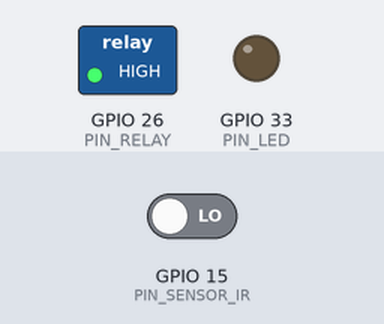
Bench run of a sketch on a simulated ESP32. On the bench: switched loads named in the sketch (green lamp = pin HIGH), output pins drawn as LEDs (lit = HIGH). Dashed ring = blinking. The test bench sets the inputs (shaded band); at power-on: GPIO 15 (PIN_SENSOR_IR) LOW. What the sketch prints to the serial monitor is not drawn.

Above: at 0.1 s.
At 6.5 s:
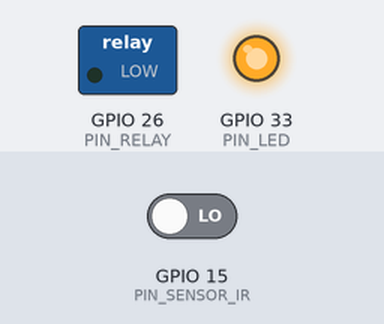
8.5 s: GPIO 15 (PIN_SENSOR_IR) driven HIGH
10.0 s: GPIO 15 (PIN_SENSOR_IR) driven LOW
At 11.6 s:
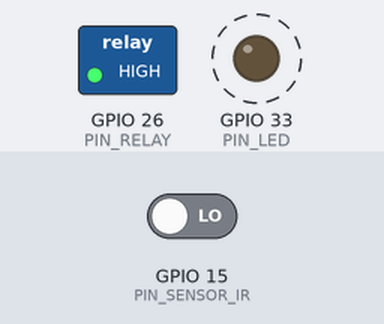
Timing chart, 0 to 14.0 s (numbered marks = the images above; inputs shaded):
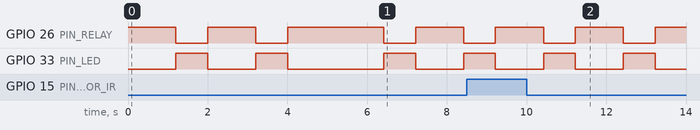

Measured:
- after the input at 10.0 s, GPIO 26 (PIN_RELAY): alternates HIGH for 1.2 s and LOW for 0.80 s, starting after 0.43 s; GPIO 33 (PIN_LED): alternates HIGH for 0.80 s and LOW for 1.2 s, starting after 0.43 s

The sketch:

DispenserSabunOtomatis.ino
```cpp
// DispenserSabunOtomatis — Dispenser sabun otomatis hands-free
// (ESP32 + sensor proximity IR + relay + pompa mini submersible 5V)
// ---------------------------------------------------------------------------
// Dekatkan tangan ke sensor, sabun keluar sendiri tanpa menyentuh apa pun.
// Sensor proximity IR (modul obstacle avoidance / E18-D80NK, output digital)
// mendeteksi tangan di depannya, ESP32 menghidupkan pompa mini lewat relay
// selama waktu semprot yang sudah diatur, lalu pompa mati dan masuk masa
// jeda supaya sabun tidak keluar terus-menerus. LED hijau menyala selama
// pompa menyemprot, jadi pengguna tahu sabun sedang keluar.
//
// Cara pakai:
//   - Isi botol/tandon dengan sabun cair (encerkan sedikit bila terlalu
//     kental, pompa mini tidak kuat mendorong sabun yang sangat kental).
//   - Atur jarak deteksi sensor lewat trimpot di modul (putar sampai LED
//     modul menyala saat tangan berada sekitar 5-10 cm di depan sensor).
//   - Perintah Serial Monitor (115200 baud):
//       ketik 't' lalu <Enter>  ->  uji semprot sekali (tanpa tangan)
//       ketik 's' lalu <Enter>  ->  tampilkan status dan jumlah semprotan
//
// Wiring (lihat schematic.png):
//   Sensor proximity IR (output digital, aktif LOW)
//       OUT -> GPIO15, VCC -> 3V3, GND -> GND
//       Modul dicatu 3V3 supaya output-nya tetap logika 3,3V yang aman
//       untuk GPIO ESP32. Jangan catu modul dari 5V bila output-nya
//       ikut naik ke 5V.
//   Relay 1 channel (aktif LOW)
//       IN  -> GPIO26, VCC -> 5V (VIN), GND -> GND
//   Pompa mini submersible 5V
//       kabel merah (+) -> 5V (VIN), kabel hitam (-) -> relay NO
//       Relay COM -> GND. Arus pompa lewat relay, bukan lewat pin ESP32.
//   LED hijau (seri resistor 220 ohm)
//       anoda -> GPIO33, katoda -> GND
//   ESP32 dicatu USB 5V; pompa 5V diambil dari pin VIN (satu sumber 5V
//   yang sama, tapi arusnya lewat relay, bukan lewat regulator ESP32).
//
// Library yang dipakai: TIDAK ADA (hanya fungsi bawaan Arduino/ESP32).
// ---------------------------------------------------------------------------

// ------------------------- Konfigurasi -------------------------------------
// Pin sensor dan aktuator.
constexpr uint8_t PIN_SENSOR_IR = 15;  // OUT sensor IR, aktif LOW (tangan terdeteksi)
constexpr uint8_t PIN_RELAY     = 26;  // IN relay, aktif LOW
constexpr uint8_t PIN_LED       = 33;  // LED hijau, aktif HIGH

// Waktu dan ambang.
constexpr uint32_t WAKTU_SEMPROT_MS = 800;   // pompa jalan tiap semprotan
constexpr uint32_t WAKTU_JEDA_MS    = 1200;  // jeda antar semprotan
constexpr uint32_t INTERVAL_CEK_MS  = 100;   // baca sensor tiap 100 ms
constexpr uint32_t BAUD_SERIAL      = 115200;

// ------------------------- Status ------------------------------------------
// State pompa: false = diam, true = sedang menyemprot.
bool sedangMenyemprot = false;
uint32_t waktuSemprotMulai = 0;  // millis() saat semprotan dimulai
uint32_t waktuSemprotAkhir = 0;  // millis() saat semprotan terakhir selesai
uint32_t waktuCekTerakhir  = 0;  // millis() baca sensor terakhir
uint32_t jumlahSemprotan   = 0;  // penghitung semprotan sejak alat dinyalakan

// ------------------------- Fungsi ------------------------------------------
// Mulai semprotan: relay ON (LOW), LED hijau ON.
void mulaiSemprot() {
  digitalWrite(PIN_RELAY, LOW);
  digitalWrite(PIN_LED, HIGH);
  sedangMenyemprot = true;
  waktuSemprotMulai = millis();
  jumlahSemprotan++;
  Serial.print("Semprot #");
  Serial.print(jumlahSemprotan);
  Serial.println(" — sabun keluar...");
}

// Akhiri semprotan: relay OFF (HIGH), LED hijau OFF, catat waktu selesai.
void akhiriSemprot() {
  digitalWrite(PIN_RELAY, HIGH);
  digitalWrite(PIN_LED, LOW);
  sedangMenyemprot = false;
  waktuSemprotAkhir = millis();
  Serial.println("Semprot selesai.");
}

// Tampilkan status alat dan jumlah semprotan di Serial Monitor.
void tampilkanStatus() {
  Serial.println("--- Status dispenser sabun ---");
  Serial.print("Sensor IR (GPIO15): ");
  Serial.println(digitalRead(PIN_SENSOR_IR) == LOW
                     ? "tangan terdeteksi"
                     : "tidak ada tangan");
  Serial.print("Pompa: ");
  Serial.println(sedangMenyemprot ? "menyemprot" : "diam");
  Serial.print("Jumlah semprotan: ");
  Serial.println(jumlahSemprotan);
  Serial.print("Waktu semprot: ");
  Serial.print(WAKTU_SEMPROT_MS);
  Serial.println(" ms");
  Serial.print("Waktu jeda: ");
  Serial.print(WAKTU_JEDA_MS);
  Serial.println(" ms");
}

// Tangani satu perintah dari Serial Monitor ('t' = uji, 's' = status).
void tanganiPerintahSerial(char perintah) {
  switch (perintah) {
    case 't':
    case 'T':
      if (!sedangMenyemprot) {
        Serial.println("Uji semprot dari Serial.");
        mulaiSemprot();
      } else {
        Serial.println("Pompa sedang menyemprot, tunggu selesai.");
      }
      break;
    case 's':
    case 'S':
      tampilkanStatus();
      break;
    default:
      Serial.println("Perintah tidak dikenal. 't' = uji semprot, 's' = status.");
      break;
  }
}

// ------------------------- setup / loop ------------------------------------
void setup() {
  Serial.begin(BAUD_SERIAL);
  pinMode(PIN_SENSOR_IR, INPUT);
  pinMode(PIN_RELAY, OUTPUT);
  pinMode(PIN_LED, OUTPUT);

  // Kondisi awal: pompa mati (relay OFF = HIGH), LED mati.
  digitalWrite(PIN_RELAY, HIGH);
  digitalWrite(PIN_LED, LOW);

  Serial.println("Dispenser sabun otomatis siap.");
  Serial.println("Dekatkan tangan ke sensor untuk menyemprot.");
  Serial.println("Ketik 't' = uji semprot, 's' = status.");
  tampilkanStatus();
}

void loop() {
  const uint32_t sekarang = millis();

  // Baca sensor tiap INTERVAL_CEK_MS (bukan tiap loop, supaya stabil).
  if (sekarang - waktuCekTerakhir >= INTERVAL_CEK_MS) {
    waktuCekTerakhir = sekarang;

    if (!sedangMenyemprot) {
      // Tangan terdeteksi (sensor LOW) dan masa jeda sudah lewat.
      const bool tanganTerdeteksi =
          digitalRead(PIN_SENSOR_IR) == LOW;
      const bool jedaSudahLewat =
          (sekarang - waktuSemprotAkhir) >= WAKTU_JEDA_MS;
      if (tanganTerdeteksi && jedaSudahLewat) {
        mulaiSemprot();
      }
    }
  }

  // Akhiri semprotan setelah WAKTU_SEMPROT_MS, tanpa menahan loop.
  if (sedangMenyemprot &&
      (sekarang - waktuSemprotMulai >= WAKTU_SEMPROT_MS)) {
    akhiriSemprot();
  }

  // Perintah Serial Monitor, dibaca tanpa menahan loop.
  while (Serial.available() > 0) {
    const char perintah = static_cast<char>(Serial.read());
    if (perintah == '\n' || perintah == '\r' || perintah == ' ') {
      continue;
    }
    tanganiPerintahSerial(perintah);
  }
}
```
